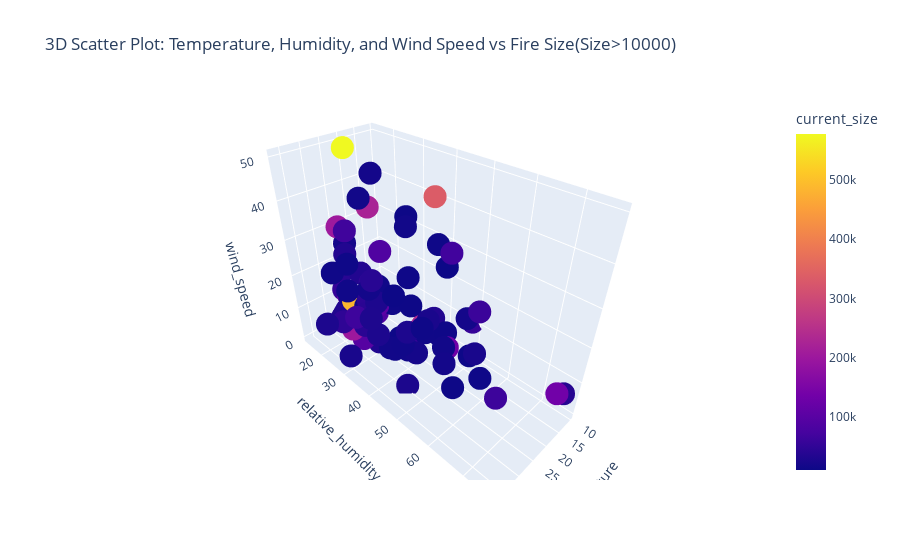

The notebook cell this image was saved under:
### Markdown cell above
When a large fire occurs, the wind speed is mostly between 10-50(km/h).

### Code cell
import plotly.express as px
df_filtered = df[df['current_size'] > 10000]

fig_3d = px.scatter_3d(
    df_filtered,  
    x='temperature',
    y='relative_humidity',
    z='wind_speed',
    color='current_size',  
    title='3D Scatter Plot: Temperature, Humidity, and Wind Speed vs Fire Size(Size>10000)'
)
fig_3d.show()

### Figure 1 — Plotly figure (JSON) as saved in the notebook; plotly's stock layout.template omitted (floating-point values rounded to 4 significant figures)
{"data": [{"hovertemplate": "temperature=%{x}<br>relative_humidity=%{y}<br>wind_speed=%{z}<br>current_size=%{marker.color}<extra></extra>", "legendgroup": "", "marker": {"color": [63000, 10980.0, 14550.0, 18204, 16130.0, 10790.0, 11510.0, 11600, 33080.0, 577600.0, 17470.0, 23480.0, 20020.0, 10147, 87660.0, 16010.0, 37561, 60700.0, 12010.0, 27558, 134603, 15043, 12732, 23493, 47410.0, 31997, 12050.0, 11360.0, 12820.0, 28270, 11950.0, 16030.0, 42740.0, 15380.0, 19280, 14800, 24458, 10180.0, 15155, 68000, 11030.0, 485100.0, 11604, 13539, 17023, 222800.0, 58580.0, 55179, 27730.0, 64660.0, 334800.0, 28010.0, 33210.0, 40420.0, 33138, 15000, 14753, 105251, 45061, 27170.0, 201913, 28504, 59444, 16728, 19672, 12070.0, 143039, 49330.0, 43981, 13100, 87492, 66440.0, 57412, 54990.0, 12508, 10670, 234061, 96580.0, 42579, 13700, 18884, 123670, 40606, 12060.0, 203022, 30123, 130805, 15191, 17710.0, 14250], "coloraxis": "coloraxis", "symbol": "circle"}, "mode": "markers", "name": "", "scene": "scene", "showlegend": false, "type": "scatter3d", "x": [22, 20, 28, 26, 26.5, 21, 25, 24, 16, 23, 22, 23, 25, 17, 20, 20, 13, 13, 20, 37, 14, 32, 21, 34, 33, 26, 18, 26, 26, 26, 25, 22, 30, 29, 25, 27.5, 22, 23, 23, 27, 25, 28, 20.9, 18, 28, 19, 26, 10.2, 26, 31, 16, 30, 25, 27, 27, 20, 22, 25, 19.4, 30, 31, 31, 18, 27.5, 27, 23, 26, 26, 27, 19, 20, 25, 19.4, 26, 29.4, 26, 20, 28.7, 28.5, 30, 24.7, 26, 27, 18, 25, 26, 20, 25, 15, 25], "y": [65, 35, 25, 53, 26, 37, 20, 36, 40, 18, 26, 59, 25, 45, 25, 18, 76, 52, 45, 24, 75, 27, 30, 28, 25, 14, 33, 29, 30, 41, 45, 37, 30, 38, 43, 41, 44, 33, 50, 55, 55, 23, 56, 44, 30, 20, 21, 48, 30, 28, 40, 35, 23, 30, 20, 22, 26, 29, 36, 45, 26, 34, 40, 26, 20, 61, 18, 28, 28, 40, 22, 18, 36, 16, 24, 24, 40, 27, 29, 18, 17, 22, 19, 46, 15, 30, 48.5, 40, 50, 35], "z": [5, 38, 5, 10, 12, 15, 10, 6, 10, 50, 46, 15, 15, 28, 25, 37, 8, 17, 35, 11, 8, 20, 12, 1, 10, 3, 20, 15, 15, 12, 15, 37, 10, 7, 6, 9, 15, 17, 11, 40, 3, 13, 11, 8, 20, 35, 10, 10, 15, 12, 43, 10, 20, 22, 25, 4, 16, 13, 5, 0, 7, 15, 7, 3, 12, 9, 11, 20, 15, 7, 4, 30, 5, 12, 25, 10, 10, 3, 12.5, 20, 26, 8, 20, 10, 30, 2, 8, 5, 15, 2]}], "layout": {"autosize": true, "coloraxis": {"colorbar": {"title": {"text": "current_size"}}, "colorscale": [[0, "#0d0887"], [0.1111, "#46039f"], [0.2222, "#7201a8"], [0.3333, "#9c179e"], [0.4444, "#bd3786"], [0.5556, "#d8576b"], [0.6667, "#ed7953"], [0.7778, "#fb9f3a"], [0.8889, "#fdca26"], [1, "#f0f921"]]}, "legend": {"tracegroupgap": 0}, "scene": {"aspectmode": "auto", "aspectratio": {"x": 0.6142, "y": 1.421, "z": 1.146}, "domain": {"x": [0, 1], "y": [0, 1]}, "xaxis": {"title": {"text": "temperature"}, "type": "linear"}, "yaxis": {"title": {"text": "relative_humidity"}, "type": "linear"}, "zaxis": {"title": {"text": "wind_speed"}, "type": "linear"}}, "title": {"text": "3D Scatter Plot: Temperature, Humidity, and Wind Speed vs Fire Size(Size>10000)"}}}
